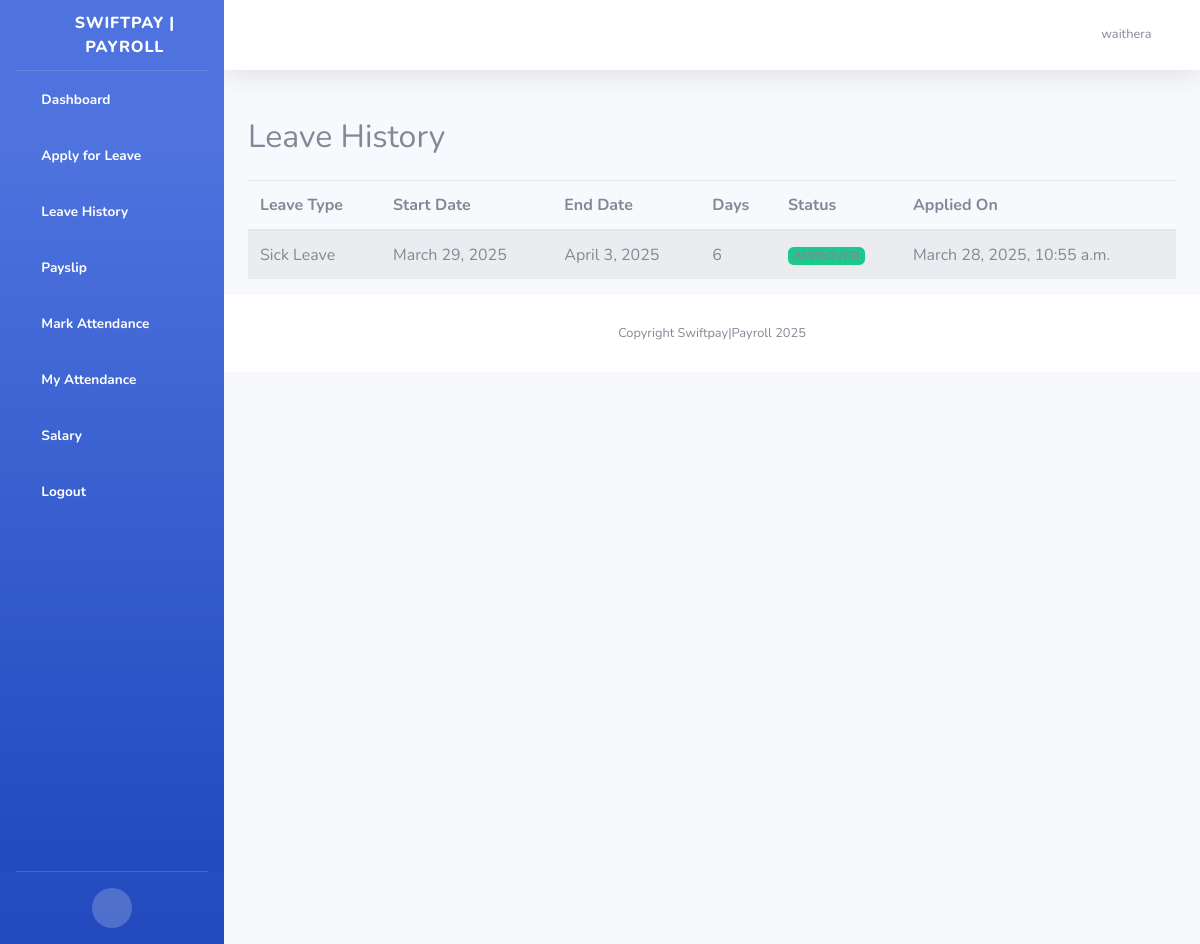
The app's page /User/leaves/history/ (signed in) with its own data.
### mywebsite/models.py (models this page shows, shortened)
class CustomUser(AbstractUser):
    GENDER_CHOICES = [
        ('M', 'Male'),
        ('F', 'Female'),
        ('O', 'Other')
    ]
    employee_id = models.CharField(max_length=20, unique=True)
    date_of_birth = models.DateField(null=True, blank=True)
    gender = models.CharField(max_length=1, choices=GENDER_CHOICES)
    phone_number = models.CharField(max_length=15, blank=True)
    address = models.TextField(blank=True)
    joined_date = models.DateField(default=timezone.now)
    role = models.ForeignKey(EmployeeRole, on_delete=models.SET_NULL, null=True)
    department = models.ForeignKey(Department, on_delete=models.SET_NULL, null=True)
    is_active_employee = models.BooleanField(default=True)
    middle_name = models.CharField(max_length=255, null=True, blank=True)
    residential_status = models.CharField(max_length=2, choices=[
        ('R', 'Resident'),
        ('NR', 'Non-Resident')
    ], null=True, blank=True)
    national_id = models.CharField(max_length=10, null=True, blank=True)
    kra_pin = models.CharField(max_length=11, null=True, blank=True)
    nssf_no = models.CharField(max_length=15, null=True, blank=True)
    nhif_no = models.CharField(max_length=15, null=True, blank=True)
    passport_photo = models.ImageField(upload_to='employee_photos/', blank=True, null=True)
    basic_salary = models.DecimalField(max_digits=10, decimal_places=2, null=True, blank=True)
    bank = models.CharField(max_length=50, null=True, blank=True)
    bank_account_name = models.CharField(max_length=255, null=True, blank=True)
    bank_account_number = models.CharField(max_length=35, null=True, blank=True)
    bank_branch = models.CharField(max_length=40, null=True, blank=True)
    employee_personal_number = models.CharField(max_length=50, null=True, blank=True)
    date_of_employment = models.DateField(null=True, blank=True)
    contract_type = models.CharField(choices=[
        ('P', 'Permanent'),
        ('T', 'Temporary')
    ], max_length=1, null=True, blank=True)
    job_title = models.CharField(max_length=50, null=True, blank=True)
    employee_email = models.EmailField(null=True, blank=True)
    mobile_phone = models.CharField(max_length=15, null=True, blank=True)

class LeaveApplication(models.Model):
    STATUS_CHOICES = [
        ('PENDING', 'Pending'),
        ('APPROVED', 'Approved'),
        ('REJECTED', 'Rejected')
    ]
    employee = models.ForeignKey(CustomUser, on_delete=models.CASCADE)
    leave_type = models.ForeignKey(LeaveType, on_delete=models.CASCADE)
    start_date = models.DateField()
    end_date = models.DateField()
    days = models.IntegerField()
    reason = models.TextField()
    status = models.CharField(max_length=10, choices=STATUS_CHOICES, default='PENDING')
    applied_on = models.DateTimeField(auto_now_add=True)

class LeaveType(models.Model):
    name = models.CharField(max_length=50)
    max_days_per_year = models.IntegerField()

### mywebsite/views.py (the view)
# urls.py: path('User/leaves/history/', views.user_leave_history, name='user_leave_history'),
@login_required
def user_leave_history(request):
    leave_applications = LeaveApplication.objects.filter(
        employee=request.user
    ).order_by('-applied_on')
    return render(request, 'employees/user_leave_history.html', {
        'leave_applications': leave_applications
    })

### templates/employees/user_leave_history.html
{% extends "base.html" %}
{% block content %}
<div class="container mt-5">
    <h2 class="mb-4">Leave History</h2>
    <table class="table table-striped">
        <thead>
            <tr>
                <th>Leave Type</th>
                <th>Start Date</th>
                <th>End Date</th>
                <th>Days</th>
                <th>Status</th>
                <th>Applied On</th>
            </tr>
        </thead>
        <tbody>
            {% for leave in leave_applications %}
            <tr>
                <td>{{ leave.leave_type.name }}</td>
                <td>{{ leave.start_date }}</td>
                <td>{{ leave.end_date }}</td>
                <td>{{ leave.days }}</td>
                <td>
                    {% if leave.status == 'PENDING' %}
                        <span class="badge bg-warning">{{ leave.status }}</span>
                    {% elif leave.status == 'APPROVED' %}
                        <span class="badge bg-success">{{ leave.status }}</span>
                    {% else %}
                        <span class="badge bg-danger">{{ leave.status }}</span>
                    {% endif %}
                </td>
                <td>{{ leave.applied_on }}</td>
            </tr>
            {% empty %}
            <tr>
                <td colspan="6" class="text-center">No leave applications found.</td>
            </tr>
            {% endfor %}
        </tbody>
    </table>
</div>
{% endblock %}

### templates/base.html (shortened to what this page needs)
<!DOCTYPE html>
<html lang="en">
<head>
    {% load static %}
    <link href="{% static 'theme/vendor/fontawesome-free/css/all.min.css'  %}" rel="stylesheet" type="text/css">
    <link href="{% static 'theme/css/sb-admin-2.min.css'  %}" rel="stylesheet">
    <link href="{% static 'css/app.css'  %}" rel="stylesheet">
    <link href="{% static 'jquerui/jquery-ui.css' %}" rel='stylesheet' type='text/css'/>
    <link href="https://cdn.datatables.net/1.10.20/css/jquery.dataTables.min.css" rel='stylesheet' type='text/css'/>
</head>
<body id="page-top">
<div id="wrapper">
    <ul class="navbar-nav bg-gradient-primary sidebar sidebar-dark accordion" id="accordionSidebar">
        <a class="sidebar-brand d-flex align-items-center justify-content-center" href="/">
            <div class="sidebar-brand-icon rotate-n-15">
                <i class="fas fa-money-check-alt"></i>
            </div>
            <div class="sidebar-brand-text mx-3">SwiftPay | Payroll</div>
        </a>
        {% if user.is_authenticated %}
        <ul class="navbar-nav bg-gradient-primary sidebar sidebar-dark accordion" id="accordionSidebar">
            {% if user.is_superuser %}
                <li class="nav-item active">
                    <a class="nav-link" href="{% url 'dashboard' %}">
                        <i class="fas fa-fw fa-user-shield"></i>
                        <span>Admin Dashboard</span></a>
                </li>
                <li class="nav-item active">
                    <a class="nav-link" href="{% url 'employee_list' %}">
                        <i class="fas fa-fw fa-user-friends"></i>
                        <span>Manage Employees</span></a>
                </li>
                <li class="nav-item active">
                    <a class="nav-link" href="{% url 'leave_application_list' %}">
                        <i class="fas fa-fw fa-calendar-check"></i>
                        <span>Leave Requests</span></a>
                </li>
                <li class="nav-item active">
                    <a class="nav-link" href="{% url 'attendance_list'%}">
                        <i class="fas fa-fw fa-book-medical"></i>
                        <span>Attendance Records</span></a>
                </li>
                <li class="nav-item active">
                    <a class="nav-link" href="{% url 'admin_salary_list'%}">
                        <i class="fas fa-fw fa-check-circle"></i>
                        <span>Salary</span></a>
                </li>
            {% else %}
                <li class="nav-item active">
                    <a class="nav-link" href="{% url 'user_dashboard' %}">
                        <i class="fas fa-fw fa-tachometer-alt"></i>
                        <span>Dashboard</span></a>
                </li>
                <li class="nav-item active">
                    <a class="nav-link" href="{% url 'apply_leave'%}">
                        <i class="fas fa-fw fa-plus"></i>
                        <span>Apply for Leave</span></a>
                </li>
                <li class="nav-item active">
                    <a class="nav-link" href="{% url 'user_leave_history'%}">
                        <i class="fas fa-fw fa-address-card"></i>
                        <span>Leave History</span></a>
                </li>
                <li class="nav-item active">
                    <a class="nav-link" href="/payslip">
                        <i class="fas fa-fw fa-file-invoice-dollar"></i>
                        <span>Payslip</span></a>
                </li>
                <li class="nav-item active">
                    <a class="nav-link" href="{% url 'mark_attendance'%}">
                        <i class="fas fa-fw fa-check-circle"></i>
                        <span>Mark Attendance</span></a>
                </li>
                <li class="nav-item active">
                    <a class="nav-link" href="{% url 'user_attendance_list'%}">
                        <i class="fas fa-fw fa-check-circle"></i>
                        <span>My Attendance</span></a>
                </li>
                <li class="nav-item active">
                    <a class="nav-link" href="{% url 'salary_list'%}">
                        <i class="fas fa-fw fa-check-circle"></i>
                        <span>Salary</span></a>
                </li>
            {% endif %}
            <li class="nav-item active">
                <a class="nav-link" href="{% url 'logout' %}">
                    <i class="fas fa-fw fa-sign-out-alt"></i>
                    <span>Logout</span></a>
            </li>
        </ul>
    {% endif %}
        <hr class="sidebar-divider">
        <div class="text-center d-none d-md-inline">
            <button class="rounded-circle border-0" id="sidebarToggle"></button>
        </div>
    </ul>
    <div id="content-wrapper" class="d-flex flex-column">
        <div id="content">
            <nav class="navbar navbar-expand navbar-light bg-white topbar mb-4 static-top shadow">
                <ul class="navbar-nav ml-auto">
                    <li class="nav-item dropdown no-arrow">
                        <a class="nav-link dropdown-toggle" href="#" id="userDropdown" role="button"
                           data-toggle="dropdown" aria-haspopup="true" aria-expanded="false">
                            <span class="mr-2 d-none d-lg-inline text-gray-600 small">{{request.user.username}}</span>
                            <i class="far fa-user-circle"></i>
                        </a>
                    </li>
                </ul>
            </nav>
            {% block content %}
            {% endblock %}
            <footer class="sticky-footer bg-white">
                <div class="container my-auto">
                    <div class="copyright text-center my-auto">
                        <span>Copyright Swiftpay|Payroll 2025</span>
                    </div>
                </div>
            </footer>
        </div>
    </div>
</div>
</body>
</html>

### records on screen
CustomUser: user.username "waithera"
LeaveApplication: leave_type.name "Sick Leave", start_date "March 29, 2025", end_date "April 3, 2025", days "6", status "APPROVED", applied_on "March 28, 2025, 10:55 a.m."
